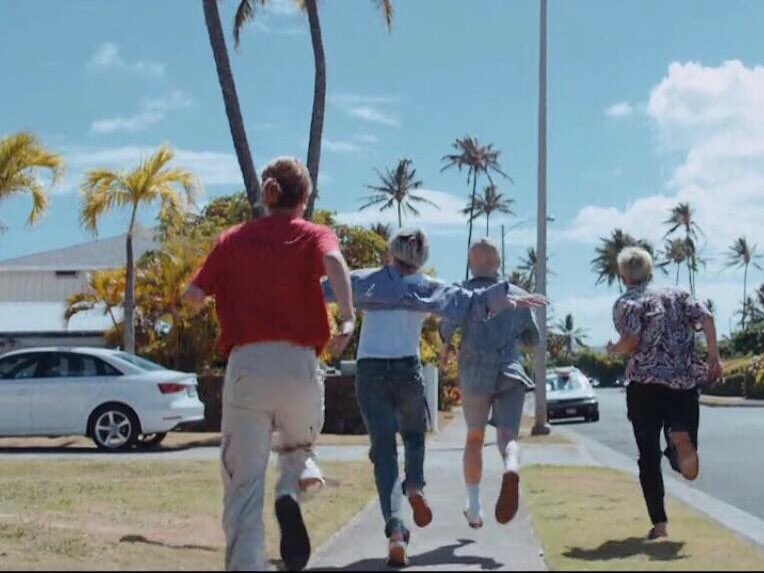
#> input picture Tensorflow与openCV/图像处理/xyt.jpg, 764 x 573 px
$ jupyter execute '04图像移位.ipynb'
#> lines starting #> are read from the running program, lines starting #| are printed output that depends on the picture
[cell 1]
import cv2
import numpy as np
img = cv2.imread('../xyt.jpg',1)
#> img is the input picture: shape (573, 764, 3); mean B, G, R 147.6, 140.2, 126.4
imgInfo = img.shape
#> imgInfo = (573, 764, 3)
height = imgInfo[0]
#> height = 573
width = imgInfo[1]
#> width = 764

[cell 2]
#移位矩阵
matShift = np.float32([[1,0,100],[0,1,200]])# 2*3
dst = cv2.warpAffine(img,matShift,(height,width)) #1 data 2.mat 3.info   warpAffine 矩阵运算方法
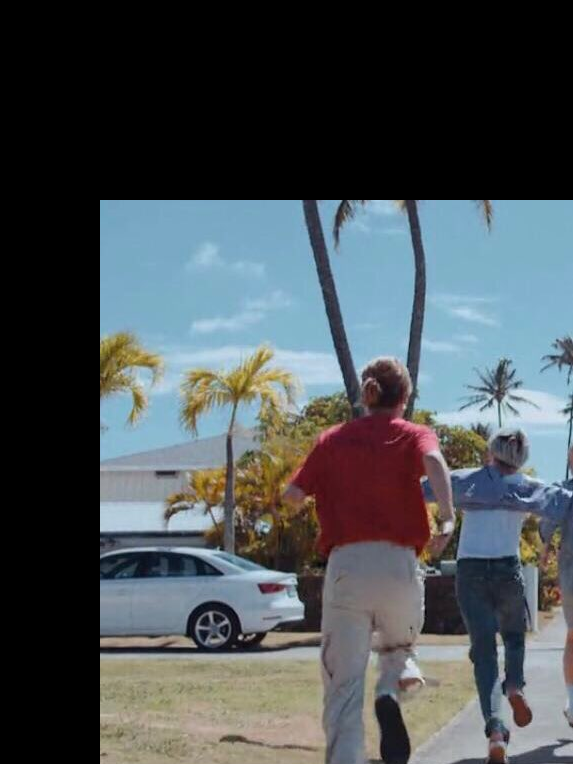
#> dst: shape (764, 573, 3); mean B, G, R 84.3, 80.6, 73.8
cv2.imshow('dst',dst)
cv2.waitKey(0)


$ run again, with Tensorflow与openCV/图像处理/zmy.jpg copied over Tensorflow与openCV/图像处理/xyt.jpg
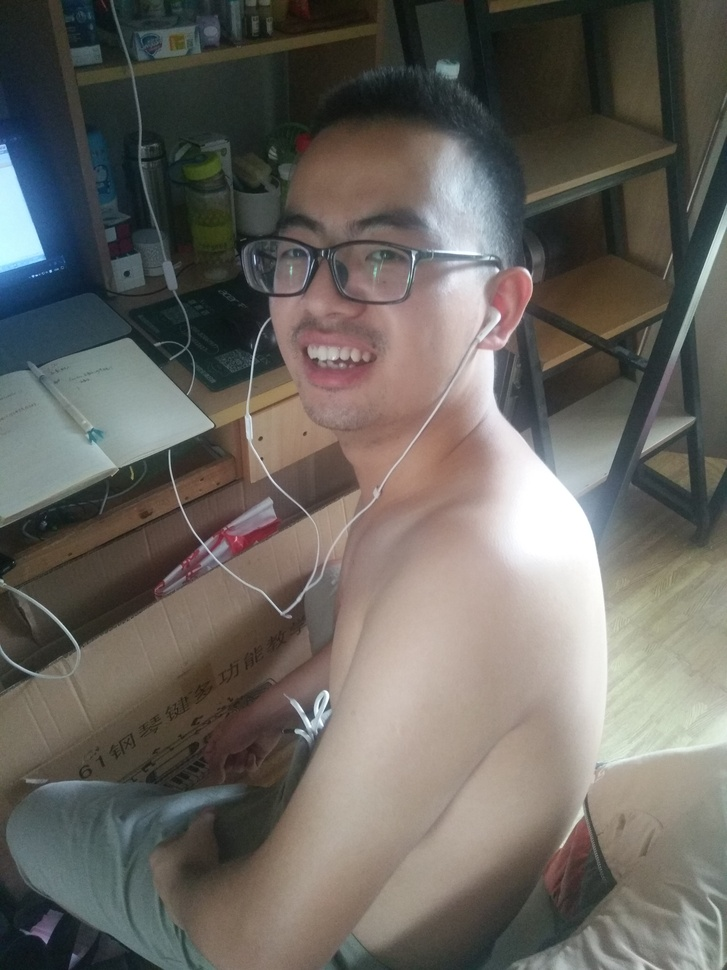
#> input picture Tensorflow与openCV/图像处理/zmy.jpg, 727 x 970 px, shrunk from 3120 x 4160 before the run
#> img is the input picture: shape (970, 727, 3); mean B, G, R 95.7, 101.6, 104.8
#> `dst = cv2.warpAffine(img,matShift,(height,width))`:
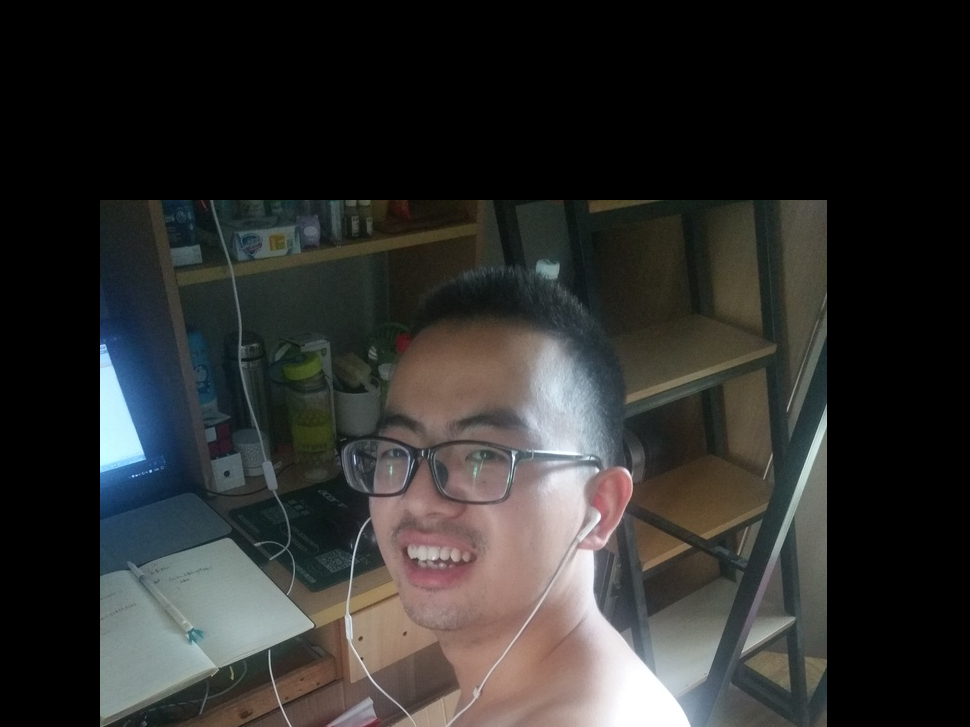
#> dst: shape (727, 970, 3); mean B, G, R 44.4, 46.1, 46.3
